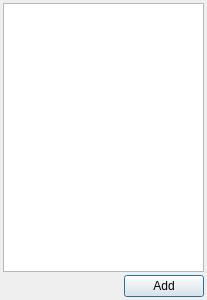
<?xml version="1.0" encoding="UTF-8"?>
<ui version="4.0">
 <class>AddLayerDialog</class>
 <widget class="QDialog" name="AddLayerDialog">
  <property name="geometry">
   <rect>
    <x>0</x>
    <y>0</y>
    <width>207</width>
    <height>300</height>
   </rect>
  </property>
  <property name="windowTitle">
   <string>Add AMap Layer</string>
  </property>
  <layout class="QGridLayout" name="gridLayout">
   <property name="leftMargin">
    <number>3</number>
   </property>
   <property name="topMargin">
    <number>3</number>
   </property>
   <property name="rightMargin">
    <number>3</number>
   </property>
   <property name="bottomMargin">
    <number>3</number>
   </property>
   <property name="horizontalSpacing">
    <number>0</number>
   </property>
   <property name="verticalSpacing">
    <number>3</number>
   </property>
   <item row="0" column="0" colspan="3">
    <widget class="QListWidget" name="listWidget"/>
   </item>
   <item row="1" column="0">
    <spacer name="horizontalSpacer">
     <property name="orientation">
      <enum>Qt::Horizontal</enum>
     </property>
     <property name="sizeHint" stdset="0">
      <size>
       <width>123</width>
       <height>20</height>
      </size>
     </property>
    </spacer>
   </item>
   <item row="1" column="1">
    <widget class="QPushButton" name="btnAdd">
     <property name="text">
      <string>Add</string>
     </property>
    </widget>
   </item>
  </layout>
 </widget>
 <resources/>
 <connections/>
</ui>
